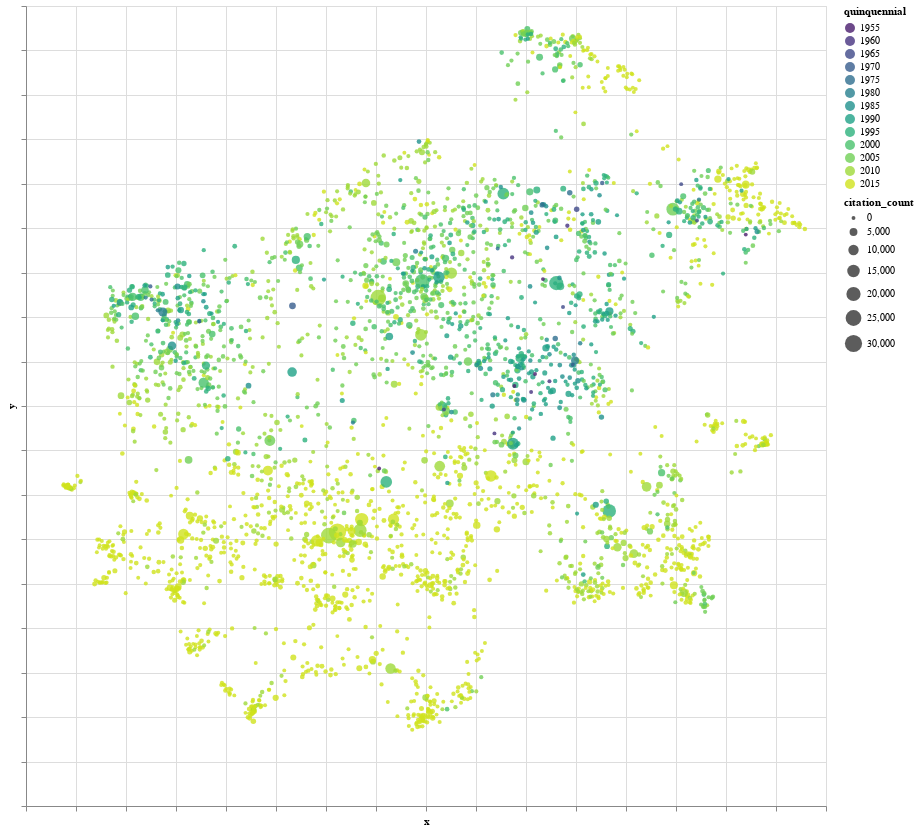

Notebook code for this chart:
### Markdown cell above
Lets look at the Visualization. Each dot represents one paper. Close dots mean that the respective papers are closer related than distant ones. The color indicates the 5-year period of when the paper was published. The dot size indicates the citation count (within S2ORC corpus) as of July 2020. 

The view is **interactive** and allows for three main interactions. Try them and play around:
1. Hover over a dot to see a tooltip (title, author)
2. Select a year in the legend (right) to filter dots
3. Zoom in/out with scroll -- double click resets view

### Code cell
chart

### Figure 1 — Vega-Lite specification as saved in the notebook (floating-point values rounded to 4 significant figures; data arrays with more than 128 entries replaced by an {"elided": "..."} marker saying what was removed)
{"config": {"view": {"continuousWidth": 400, "continuousHeight": 300}}, "data": {"name": "data-7c13a0a740b80710c835965284035c82"}, "mark": {"type": "circle", "opacity": 0.2, "radius": 2}, "encoding": {"color": {"field": "quinquennial", "scale": {"clamp": true, "domain": [1955, 1960, 1965, 1970, 1975, 1980, 1985, 1990, 1995, 2000, 2005, 2010, 2015], "reverse": false, "scheme": "viridis"}, "type": "ordinal"}, "opacity": {"condition": {"value": 0.8, "selection": "selector001"}, "value": 0.2}, "size": {"field": "citation_count", "scale": {"exponent": 1, "range": [15, 300], "type": "pow"}, "type": "quantitative"}, "tooltip": [{"field": "title", "type": "nominal"}, {"field": "authors", "type": "nominal"}], "x": {"axis": {"labels": false}, "field": "x", "scale": {"zero": false}, "type": "quantitative"}, "y": {"axis": {"labels": false}, "field": "y", "scale": {"zero": false}, "type": "quantitative"}}, "height": 800, "selection": {"selector001": {"type": "multi", "fields": ["quinquennial"], "bind": "legend"}, "selector002": {"type": "interval", "bind": "scales", "encodings": ["x", "y"]}}, "width": 800, "$schema": "https://vega.github.io/schema/vega-lite/v4.17.0.json", "datasets": {"data-7c13a0a740b80710c835965284035c82": {"elided": "3309 records"}}}
